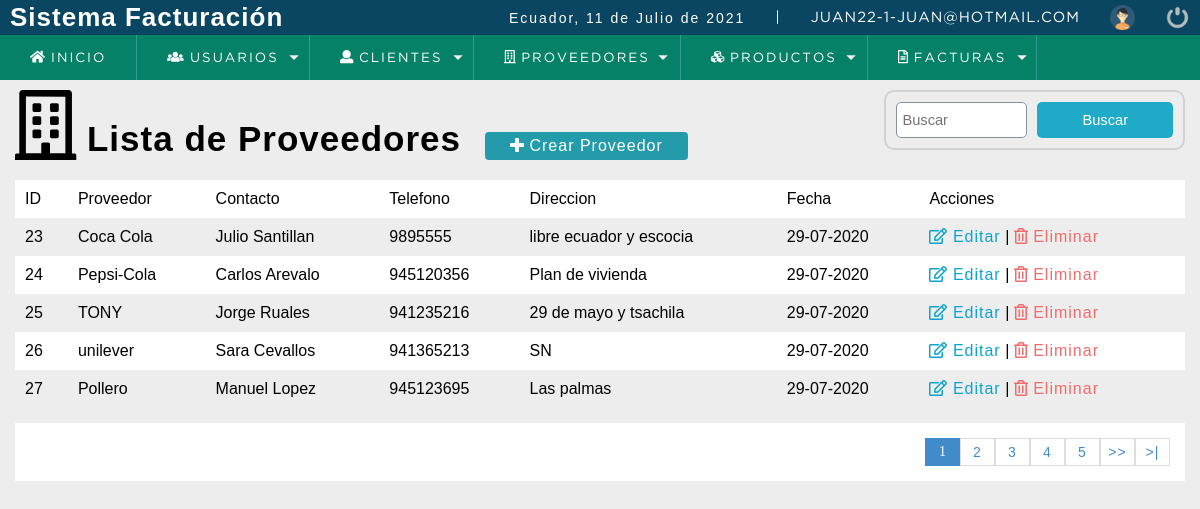
The page /sistema/listar_proveedores.php (signed in) on the database its author committed.
### tables this page shows
CREATE TABLE `proveedor` (
  `codproveedor` int(11) NOT NULL,
  `proveedor` varchar(100) DEFAULT NULL,
  `contacto` varchar(100) DEFAULT NULL,
  `telefono` bigint(11) DEFAULT NULL,
  `direccion` text DEFAULT NULL,
  `date_add` datetime NOT NULL DEFAULT current_timestamp(),
  `usuario_id` int(11) NOT NULL,
  `estatus` int(11) NOT NULL DEFAULT 1
);

### sistema/listar_proveedores.php (the view, shortened to what this page needs)
<!DOCTYPE html>
<html lang="en">
    <head>
        <?PHP
        include "../sistema/recursos/scripts.php";
        ?>
    </head>
    <body>
        <?PHP
        include "../sistema/recursos/header.php";
        ?>
        <section id="container">
            <h1> <i class="far fa-building fa-2x"></i> Lista de Proveedores</h1>
            <a href="../sistema/registroProveedores.php" class="btn_new"> <i class="fas fa-plus"></i> Crear Proveedor</a>
            <form action="buscar_proveedor.php" method="GET" class="form_search">
                <input type="text" name="busqueda" id ="busqueda" placeholder="Buscar">
                <input type="submit" value="Buscar" class="btn_search">
            </form>
            <table>
                <tr>
                    <td>ID</td>
                    <td>Proveedor</td>
                    <td>Contacto</td>
                    <td>Telefono</td>
                    <td>Direccion</td>
                    <td>Fecha</td>
                    <td>Acciones</td>
                </tr>
                <?PHP
                $sql_registe = mysqli_query($conexion,"SELECT count(*) as total_registro FROM proveedor WHERE estatus=1");
                $result_register = mysqli_fetch_array($sql_registe);
                $total_registro = $result_register['total_registro'];
                $por_pagina = 5;
                if(empty($_GET['pagina'])){
                    $pagina = 1;
                }else{
                    $pagina=$_GET['pagina'];
                }
                $desde = ($pagina-1)* $por_pagina;
                $total_paginas = ceil($total_registro / $por_pagina);
                $query = mysqli_query($conexion, "SELECT * FROM proveedor WHERE estatus = 1 ORDER BY  codproveedor ASC LIMIT $desde,$por_pagina ");
                $result = mysqli_num_rows($query);
                if ($result > 0) {
                    while ($data = mysqli_fetch_array($query)) {
                            $formato = 'Y-m-d H:i:s';
                            $fecha = DateTime::createFromFormat($formato, $data["date_add"]);
                        ?>
                        <tr>
                            <td><?PHP echo $data["codproveedor"];?></td>
                            <td><?PHP echo $data["proveedor"];?> </td>
                            <td><?PHP echo $data["contacto"];?> </td>
                            <td><?PHP echo $data["telefono"];?></td>
                            <td><?PHP echo $data["direccion"];?></td>
                            <td><?PHP echo $fecha->format('d-m-Y');?> </td>
                            <td>
                                <a class="link_edit" href="../sistema/editar_proveedor.php?id=<?PHP echo $data["codproveedor"];?>"> <i class="far fa-edit"></i> Editar</a>
                                |
                                <a class="link_delete" href="../sistema/eliminar_confirmar_proveedor.php?id=<?PHP echo $data["codproveedor"];?>"> <i class="far fa-trash-alt"></i>  Eliminar</a>
                            </td>
                        </tr>
                  <?PHP
                        }
                }
                ?>
                    </table>
            <div class="paginador">
                <ul>
                    <?PHP
                        for ($i = 1; $i <= $total_paginas; $i++) {
                        if($i == $pagina){
                              echo '<li class= "pageSelected">'.$i.'</a></li>';
                        }else{
                            echo '<li><a href="?pagina='.$i.'">'.$i.'</a></li>';
                        }
                        }
                        if($pagina!= $total_paginas){
                     ?>
                    <li><a href="?pagina=<?PHP echo $pagina +1; ?>">>></a></li>
                    <li><a href="?pagina=<?PHP echo $total_paginas; ?>">>|</a></li>
                        <?PHP } ?>
                </ul>
            </div>
            </section>
    </body>
</html>

### sistema/css/style.css (style rules this page uses)
* { margin: 0; padding: 0; box-sizing: border-box; }
body { background: #ededed; }
h1, h2, h3, h4, h5, h6 { font-family: 'arial'; font-weight: bold; letter-spacing: 1px; }
h1 { font-size: 26px; }
a { text-decoration: none; font-family: arial; letter-spacing: 1px; }
#container { padding: 90px 15px 15px; }
form { background: #FFF; margin: auto; padding: 20px 50px; border: 2px solid #d1d1d1; }
input,select { display: block; width: 100%; font-size: 11pt; padding: 5px; border: 1px solid #85929e; border-radius: 5px; }
#container h1 { font-size: 35px; display: inline-block; }
.btn_new { display: inline-block; background: #239baa; color: #FFF; padding: 5px 25px; border-radius: 4px; margin: 20px; }
table { border-collapse: collapse; font-size: 12pt; font-family: 'arial'; width: 100%; }
table tr:nth-child(odd) { background: #FFF; }
table td { padding: 10px; }
.link_edit { color: #0ca4ce; }
.link_delete { color: #f26b6b; }
.paginador ul { padding: 15px; list-style: none; background: #FFF; margin-top: 15px; display: -webkit-flex; display: -moz-flex; display: -ms-flex; display: -o-flex; display: flex; justify-content: flex-end; }
.paginador a, .pageSelected { color: #428bca; border: 1px solid #ddd; padding: 5px; display: inline-block; font-size: 14px; text-align: center; width: 35px; }
.pageSelected { color: #FFF; background: #428bca; border: 1px solid #428bca; }

### sistema/css/style2.css (style rules this page uses)
.form_search { display: -webkit-flex; display: -moz-flex; display: -ms-flex; display: -o-flex; display: flex; float: right; background: initial; padding: 10px; border-radius: 10px; }
.form_search .btn_search { background: #1faac8; color: #FFF; padding: 10px; border: 0; cursor: pointer; margin-left: 10px; display: -webkit-flex; display: -moz-flex; display: -ms-flex; display: -o-flex; display: flex; border-radius: 5px; }

### rows shown on the page
proveedor: codproveedor "23", proveedor "Coca Cola", contacto "Julio Santillan", telefono "9895555", direccion "libre ecuador y escocia", date_add "29-07-2020"
proveedor: codproveedor "24", proveedor "Pepsi-Cola", contacto "Carlos Arevalo", telefono "945120356", direccion "Plan de vivienda", date_add "29-07-2020"
proveedor: codproveedor "25", proveedor "TONY", contacto "Jorge Ruales", telefono "941235216", direccion "29 de mayo y tsachila", date_add "29-07-2020"
proveedor: codproveedor "26", proveedor "unilever", contacto "Sara Cevallos", telefono "941365213", direccion "SN", date_add "29-07-2020"
proveedor: codproveedor "27", proveedor "Pollero", contacto "Manuel Lopez", telefono "945123695", direccion "Las palmas", date_add "29-07-2020"

### other values the page prints
fechaC() "11 de Julio de 2021"
$_SESSION['user'] "JUAN22"
$_SESSION['rol'] "1"
$_SESSION['email'] "JUAN@HOTMAIL.COM"
